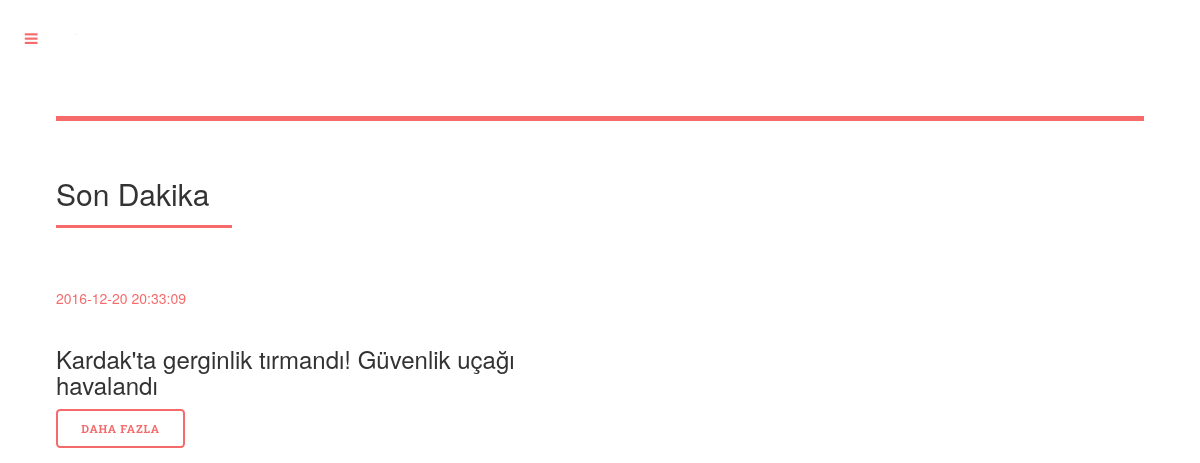
The page / on the database its author committed.
### tables this page shows
CREATE TABLE `sondakika` (
  `Id` int(11) NOT NULL AUTO_INCREMENT,
  `baslik` varchar(255) DEFAULT NULL,
  `keywords` varchar(255) DEFAULT NULL,
  `text` longtext,
  `img` varchar(255) DEFAULT '',
  `aciklama` longtext,
  `tarih` timestamp NULL DEFAULT CURRENT_TIMESTAMP,
  PRIMARY KEY (`Id`)
);

### application/controllers/Home.php (called while the page is built, shortened)
<?php
class Home extends CI_Controller {
        public function __construct()
        {
				$this->load->database();
				$this->load->helper(array('form','url'));
				$this->load->library("session");
				$this->load->model('main_Model');
				$this->load->model('Employee_m');
        }
		public function index()
		{
			$query1 = $this->db->query('select * from sondakika  order by tarih desc');
			$data["sondakika"]=$query1->result();
			$this->load->view('content',$data);
		}
}
?>

### index.php (called while the page is built, shortened)
<?php
require_once BASEPATH.'core/CodeIgniter.php';

### application/views/content.php (the view, shortened to what this page needs)
<!DOCTYPE HTML>
<html>
	<head>
		<link rel="stylesheet" href="<?=base_url()?>assets/haberdetay/css/main.css" />
  <link rel="stylesheet" href="https://maxcdn.bootstrapcdn.com/bootstrap/3.3.7/css/bootstrap.min.css">
	</head>
	<body>
			<div id="wrapper">
					<div id="main">
						<div class="inner">
								<header id="header">
									<iframe src="http://www.internethaber.com/son-dakika/service_8" width="472" height="32" frameborder="0" scrolling="no"></iframe>
									<ul class="icons">
									</ul>
								</header>
								<section>
									<header class="major">
										<h2>Son Dakika</h2>
									</header>
									<div class="posts">
										<?php
										foreach ($sondakika as $rs)
											{
										?>
										<article><font color="#F56A6A"><p><?=$rs->tarih?></p></font>
											<h3><?=$rs->baslik?></h3>
											<ul class="actions">
												<li><a href="<?=base_url()?>home/icerikdetaysondakika/<?=$rs->Id?>" class="button">Daha fazla</a></li>
											</ul>
										</article>
										<?php
											}
										?>
									</div>
								</section>
						</div>
					</div>
			</div>
	</body>
</html>

### rows shown on the page
sondakika: tarih "2016-12-20 20:33:09", baslik "Kardak'ta gerginlik tırmandı! Güvenlik uçağı havalandı"
